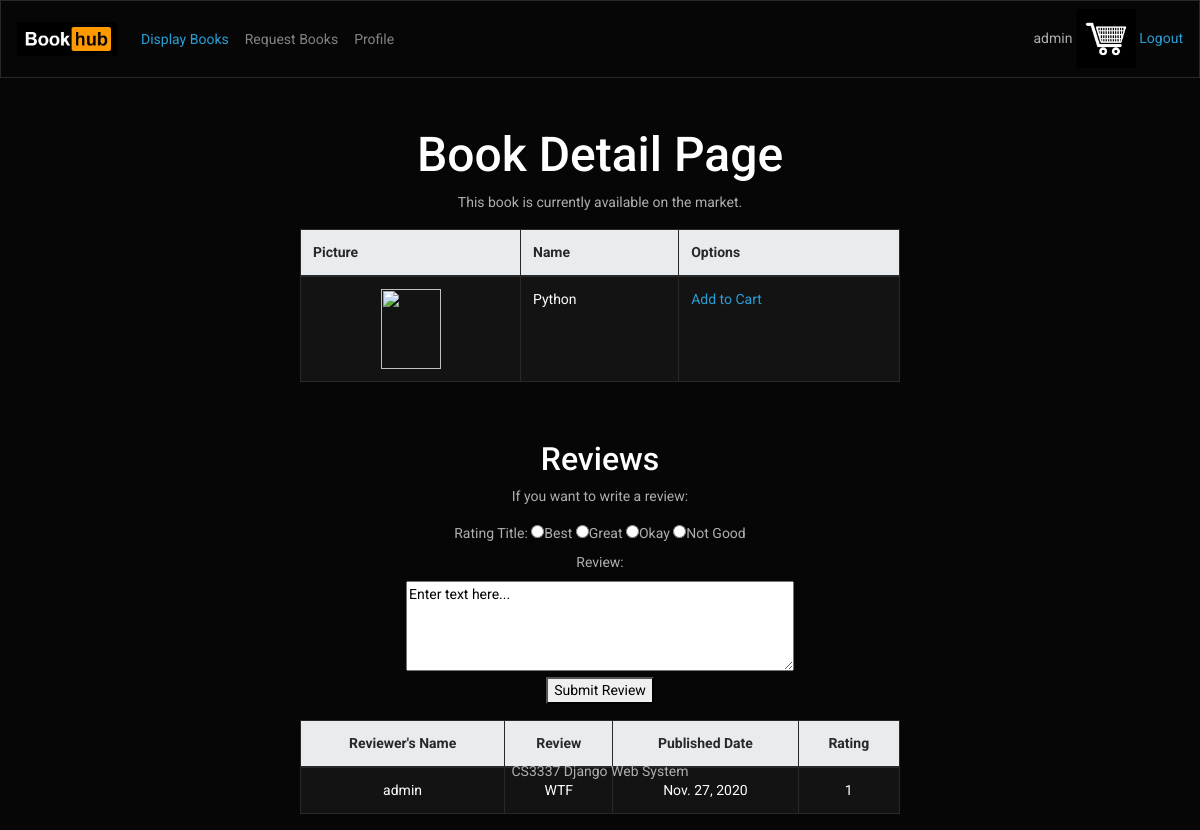
The app's page /book_detail/1 (signed in), older data.
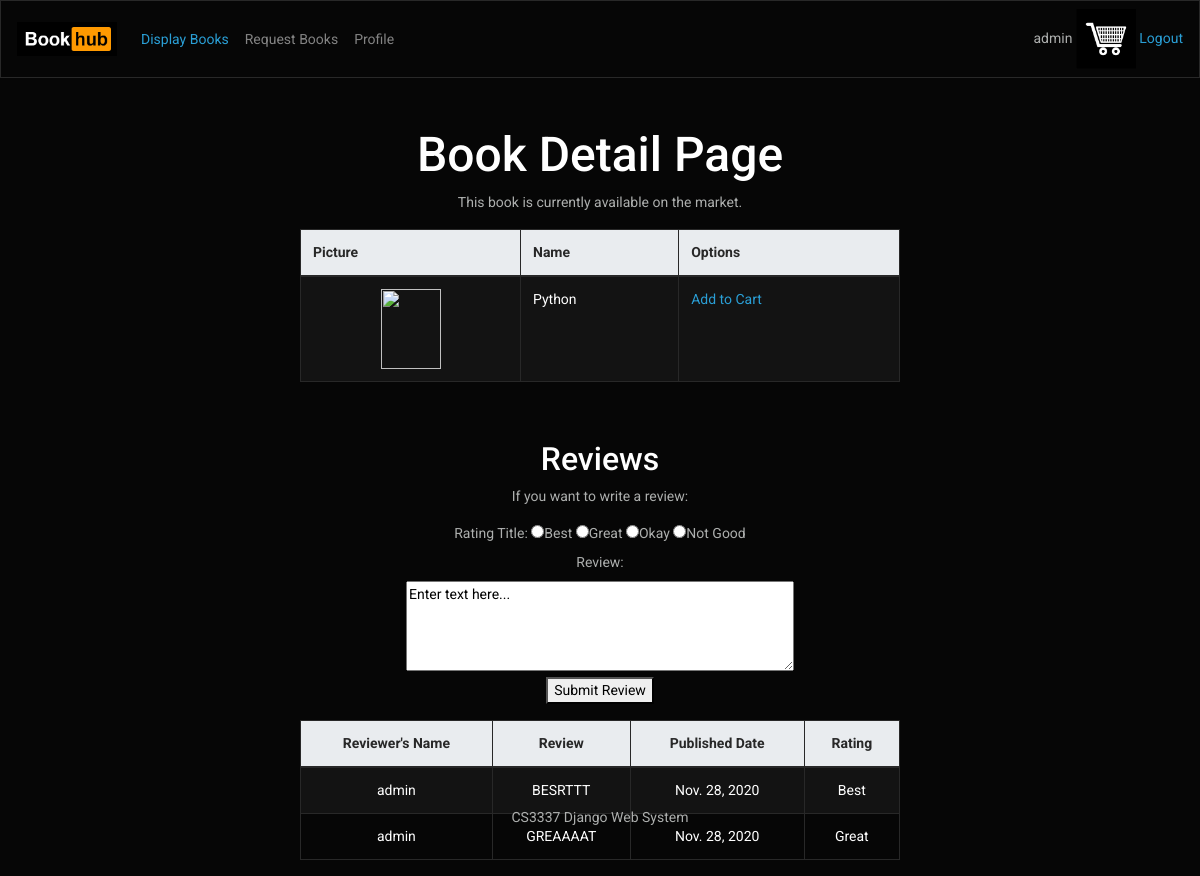
The same page, newer data.
### bookMng/models.py (models this page shows, shortened)
class Review(models.Model):
    bookId = models.ForeignKey(Book, blank=True, null=True, on_delete=models.CASCADE)
    rating = models.CharField(max_length=200)
    review = models.TextField(max_length=1000)
    username = models.ForeignKey(User, blank=True, null=True, on_delete=models.CASCADE)
    publishdate = models.DateField(auto_now=True)
    submitted = models.BooleanField(default=False)

### bookMng/views.py (the view, shortened to what this page needs)
# urls.py: path('book_detail/<int:book_id>', views.book_detail, name='book_detail'),
@login_required(login_url=reverse_lazy('login'))
def book_detail(request, book_id):
    book = Book.objects.get(id=book_id)
    reviews = Review.objects.filter(bookId = book_id)
    book.pic_path = book.picture.url[14:]
    review = request.POST.get('review', '')
    rating = request.POST.get('rating_title', '')
    return render(request,
      'bookMng/book_detail.html',
      {
          'item_list': MainMenu.objects.all(),
          'reviews': reviews,
          'book': book,
      })

### bookEx/templates/bookMng/book_detail.html (shortened to what this page needs)
{% extends "base.html" %}
{% load static %}
{% block logo %}
<a class="navbar-brand" href="/">
<img src= "{% static 'logoHorz.png' %}" class="" style="width: 100px">
</a>
{% endblock logo%}
{% block navbar_item %}
    <li class="nav-item active">
        <a class="nav-link text-primary" href="/displaybooks">Display Books</a>
    </li>
    <li class="nav-item">
        <a class="nav-link" href="/postbook">Request Books</a>
    </li>
    <li class="nav-item">
        <a class="nav-link" href="/mybooks">Profile</a>
    </li>
{% endblock navbar_item %}
{% block main_content %}
<div class="text-center">
    <h2> Book Detail Page </h2>
    <p> This book is currently available on the market.</p>
</div>
<table class="table table-striped table-bordered mx-auto" border="2">
    <thead class="thead-light">
        <tr>
            <th width="220">Picture</th>
            <th>Name</th>
            <th>Options</th>
        </tr>
    </thead>
    <tr>
        <td><center><img src="{% static book.pic_path %}" width="60" height="80"></center></td>
        <td>{{ book.name }}</td>
        <td>
            <a href="/book_addCart/{{book.id}}">Add to Cart</a>
        </td>
    </tr>
</table>
<br><br>
<div class="text-center">
    <h4> Reviews </h4>
    <p> If you want to write a review:
    <form method="POST" id="review_form" name="review_form">
        <label for="rating_title">Rating Title:</label>
        <input type="radio" name="rating_title" value="Best">Best
        <input type="radio" name="rating_title" value="Great">Great
        <input type="radio" name="rating_title" value="Okay">Okay
        <input type="radio" name="rating_title" value="Not Good">Not Good
        <br>
        <label for="review">Review:</label><br>
        <textarea rows="4" cols="50" name="review" form="review_form">Enter text here...
        </textarea><br>
    </form>
    <button type="submit" form="review_form">Submit Review</button>
    </p>
    <table class="table table-striped table-bordered mx-auto" border="2">
    <thead class="thead-light">
        <tr>
            <th>Reviewer's Name</th>
            <th>Review</th>
            <th>Published Date</th>
            <th>Rating</th>
        </tr>
    </thead>
    {% if not reviews %}
    <tr>
        <td class="text-center" colspan="4">No Reviews Available.</td>
    </tr>
    {% else %}
    {% for item in reviews %}
    <tr>
        <td>{{ item.username }} </td>
        <td>{{ item.review }} </td>
        <td>{{ item.publishdate }} </td>
        <td>{{ item.rating }} </td>
    </tr>
    {% endfor %}
    {% endif %}
</div>
{% endblock main_content %}

Row changes from the older to the newer data that the page shows:
removed Review: username "admin", review "WTF", publishdate "Nov. 27, 2020", rating "1"
added Review: username "admin", review "BESRTTT", publishdate "Nov. 28, 2020", rating "Best"
added Review: username "admin", review "GREAAAAT", publishdate "Nov. 28, 2020", rating "Great"
